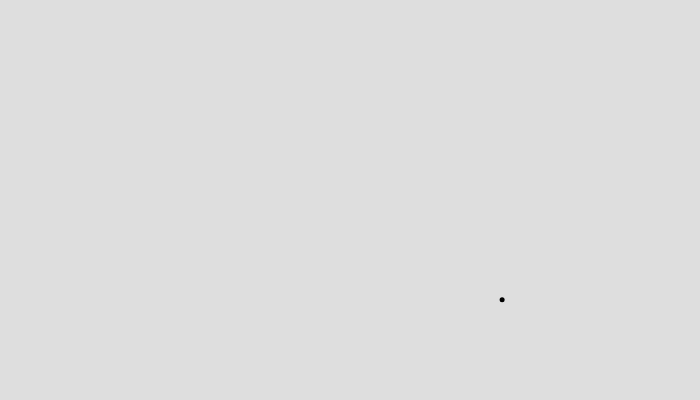
Frame 1 (no input)
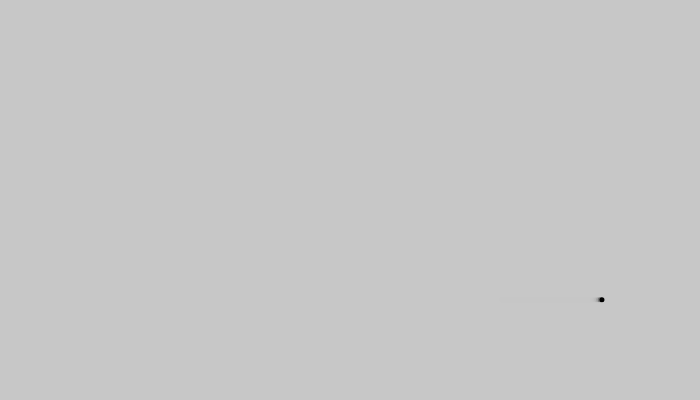
Frame 60 (no input)
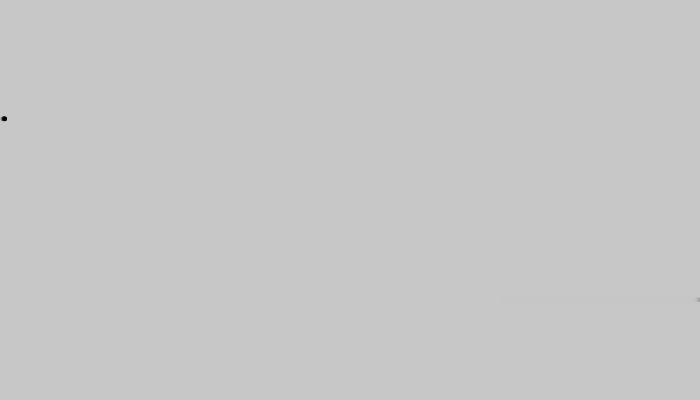
Frame 120 (the mouse pressed at the canvas centre since frame 60)

The p5.js sketch that drew these frames (run headless with seeded random() and noise() and a simulated clock; from frame 60 on, the mouse is pressed at the canvas centre):

// p5.js sketch
// ── sketch.js
nbr=1;
Vmax=15;
Vini=3;
taille=5;
repulsMolX=-1;
repulsMolY=-1;
repulsObsX=-0.1;
repulsObsY=-0.1;
Xprec=-1;
Yprec=-1;

function setup(){
  createCanvas(700,400);
  background(255);
  elements=[];
  obstacles=[];
}

function draw(){
  background(200,200,200,150);
  noStroke();
  
  while (elements.length<nbr){
	elements.push(new particule(random(width)));
  }
  while (elements.length>nbr){
	elements.splice(elements.length-1,1);
  }
  
  for (let i=0;i<elements.length;i++){
    elements[i].updateAcc();
  }
  for (let i=0;i<obstacles.length;i++){
    obstacles[i].update();
  }
  for (let i=0;i<elements.length;i++){
    elements[i].update();
	elements[i].coloriage();
    elements[i].afficher();
  }
  stroke(0);
  for (let i=0;i<obstacles.length;i++){
    obstacles[i].afficher();
  }
  
  
  
  
  for (i=elements.length-1;i>=0;i--){
    if (elements[i].pos.x>width || elements[i].pos.x<-1 || elements[i].pos.y<0 || elements[i].pos.y>height){
      elements.splice(i,1);
	  elements.push(new particule(0));
    }
  }
}

function mousePressed(){
	Xn=mouseX
	Yn=mouseY
	if (Xn<width && Yn<height){
		if (Xprec!=-1){
			obstacles.push(new obstacle(Xprec,Yprec,Xn,Yn))
		}
		Xprec=Xn
		Yprec=Yn
	}
}
// ── obstacles.js
function obstacle(x1,y1,x2,y2){
	this.pos1=createVector(x1,y1);
	this.pos2=createVector(x2,y2);
	this.d=(this.pos1.x-this.pos2.x)**2+(this.pos1.y-this.pos2.y)**2
	
	this.afficher=function() {
		line(this.pos1.x,this.pos1.y,this.pos2.x,this.pos2.y);
	}
	
	
	this.update=function(){
		// Stockage des deux points
		if (this.pos1.y>this.pos2.y){
			pos1=this.pos1;pos2=this.pos2
		}
		else if (this.pos1.y==this.pos2.y){
			if (this.pos1.x>this.pos2.x){
				pos1=this.pos1;pos2=this.pos2
			}
			else{
				pos2=this.pos2;pos1=this.pos1;
			}
		}
		else{
			pos2=this.pos2;pos1=this.pos1
		}
		// Creation de la fonction into qui à un pt return true si entre les deux
		if (pos1.x==pos2.x){
			into=function(pt){
				return (pt.y<=pos1.y && pt.y>=pos2.y)
			}
		}else if (pos1.y==pos2.y){
			into=function(pt){
				return (pt.x>=pos1.x && pt.x<=pos2.x)
			}
		}else{
			a=(pos1.x-pos2.x)/(pos2.y-pos1.y)
			b=pos1.y-a*pos1.x
			into=function(pt){
				a1=a*pt.x+b
				a2=a*(pt.x+pos1.x-pos2.x)+b-pos1.y+pos2.y
				y1=max(a1,a2);
				y2=min(a1,a2);
				
						
				
				//console.log(int(y1+pos2.y-pos1.y),' >= ',int(pt.y),' >= ',int(y1))
				return (y1>=pt.y && pt.y>=y2)
			}
		}		
		for (j=0;j<elements.length;j++){
			ele=elements[j];
			if (into(ele.pos)){
				pt=ele.pos
				D2=y1-y2
				D1=abs(y1-pt.y)
				fract=D1/D2
				
				xf=pos1.x+fract*(pos2.x-pos1.x)
				yf=pos1.y+fract*(pos2.y-pos1.y)
				d=((xf-pt.x)**2+(yf-pt.y)**2)**0.5
				
				if (abs(d)<taille*10){
					ad=1/d**0.5
					elements[j].acc.x+=ad*repulsObsX*(xf-pt.x)
					elements[j].acc.y+=ad*repulsObsY*(yf-pt.y)
				}
			}
		}
	}
}
// ── particules.js
function particule(x){
  this.pos=createVector(x+random(2),random(height));
  this.vel=createVector(random(Vini-1)+1,0);
  this.acc=createVector();
  this.color=[0,0,0];

  this.coloriage=function(){
	//grad=this.vel.x/Vmax*255;
	//this.color=[grad,255-grad,0];
  }
  this.updateAcc=function(){
	this.acc.mult(0);
	
	for (let k=0;k<elements.length;k++){
		dx=(this.pos.x-elements[k].pos.x)
		dy=(this.pos.y-elements[k].pos.y)
		d=dx**2+dy**2
		if (d<taille*5 && d>0){
			this.acc.x+=1/dx**0.5*repulsMolX
			this.acc.y+=1/dy**0.5*repulsMolY
		}
	}
  }

  this.update=function(j){
    this.vel.add(this.acc);
	if (abs(this.vel.x)>Vmax){this.vel.x=this.vel.x/abs(this.vel.x)*Vmax;}
	if (abs(this.vel.y)>Vmax){this.vel.y=this.vel.y/abs(this.vel.y)*Vmax;}
    this.pos.add(this.vel);
  }
  this.afficher=function(){
    fill(this.color);
    ellipse(this.pos.x,this.pos.y,taille);
  }
}
